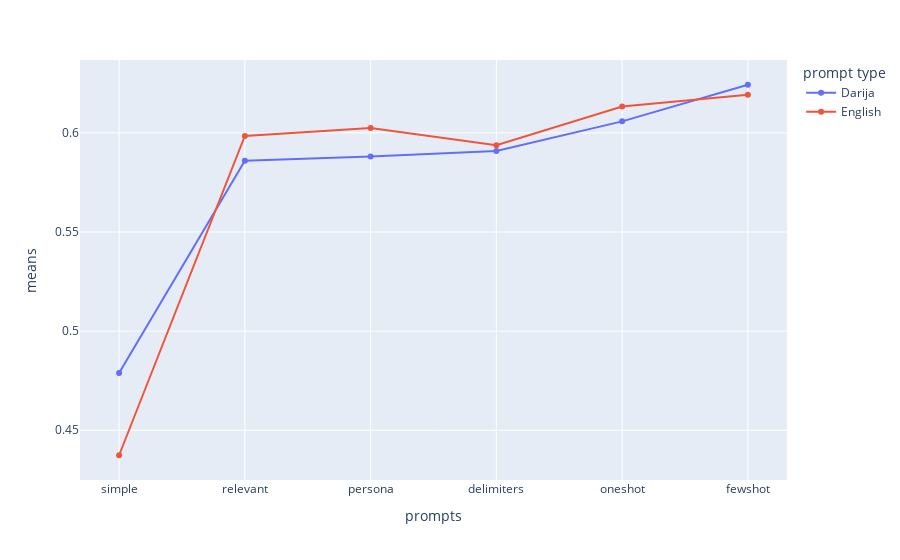

Notebook cell for this chart:
### Code cell
averages = pd.DataFrame()
eng_averages = pd.DataFrame()


averages['means'] = [p0, p1, p2, p3, p4, p5, ep0, ep1, ep2, ep3, ep4, ep5]
averages['prompts'] = ['simple', 'relevant', 'persona', 'delimiters', 'oneshot', 'fewshot', 'simple', 'relevant', 'persona', 'delimiters', 'oneshot', 'fewshot']
averages['prompt type'] = ['Darija', 'Darija', 'Darija', 'Darija', 'Darija', 'Darija', 'English', 'English', 'English', 'English', 'English', 'English',]

fig = px.line(averages, x="prompts", y="means",  markers=True, color ='prompt type')

fig.show()

### Figure 1 — Plotly figure (JSON) as saved in the notebook; plotly's stock layout.template omitted (floating-point values rounded to 4 significant figures)
{"data": [{"hovertemplate": "prompt type=Darija<br>prompts=%{x}<br>means=%{y}<extra></extra>", "legendgroup": "Darija", "line": {"color": "#636efa", "dash": "solid"}, "marker": {"symbol": "circle"}, "mode": "lines+markers", "name": "Darija", "orientation": "v", "showlegend": true, "type": "scatter", "x": ["simple", "relevant", "persona", "delimiters", "oneshot", "fewshot"], "xaxis": "x", "y": [0.4789, 0.586, 0.588, 0.5908, 0.6058, 0.6243], "yaxis": "y"}, {"hovertemplate": "prompt type=English<br>prompts=%{x}<br>means=%{y}<extra></extra>", "legendgroup": "English", "line": {"color": "#EF553B", "dash": "solid"}, "marker": {"symbol": "circle"}, "mode": "lines+markers", "name": "English", "orientation": "v", "showlegend": true, "type": "scatter", "x": ["simple", "relevant", "persona", "delimiters", "oneshot", "fewshot"], "xaxis": "x", "y": [0.4374, 0.5984, 0.6025, 0.5938, 0.6133, 0.6192], "yaxis": "y"}], "layout": {"legend": {"title": {"text": "prompt type"}, "tracegroupgap": 0}, "margin": {"t": 60}, "xaxis": {"anchor": "y", "domain": [0, 1], "title": {"text": "prompts"}}, "yaxis": {"anchor": "x", "domain": [0, 1], "title": {"text": "means"}}}}
